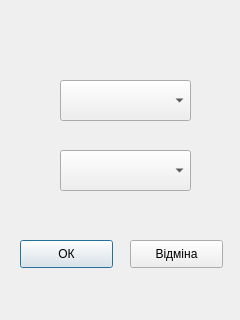
<?xml version="1.0" encoding="UTF-8"?>
<ui version="4.0">
 <class>CreateCard</class>
 <widget class="QDialog" name="CreateCard">
  <property name="geometry">
   <rect>
    <x>0</x>
    <y>0</y>
    <width>240</width>
    <height>320</height>
   </rect>
  </property>
  <property name="windowTitle">
   <string>Dialog</string>
  </property>
  <widget class="QPushButton" name="pushButton">
   <property name="geometry">
    <rect>
     <x>20</x>
     <y>240</y>
     <width>93</width>
     <height>28</height>
    </rect>
   </property>
   <property name="text">
    <string>ОК</string>
   </property>
  </widget>
  <widget class="QPushButton" name="pushButton_2">
   <property name="geometry">
    <rect>
     <x>130</x>
     <y>240</y>
     <width>93</width>
     <height>28</height>
    </rect>
   </property>
   <property name="text">
    <string>Відміна</string>
   </property>
  </widget>
  <widget class="QComboBox" name="comboBox">
   <property name="geometry">
    <rect>
     <x>60</x>
     <y>80</y>
     <width>131</width>
     <height>41</height>
    </rect>
   </property>
  </widget>
  <widget class="QComboBox" name="comboBox_2">
   <property name="geometry">
    <rect>
     <x>60</x>
     <y>150</y>
     <width>131</width>
     <height>41</height>
    </rect>
   </property>
  </widget>
 </widget>
 <resources/>
 <connections/>
</ui>
